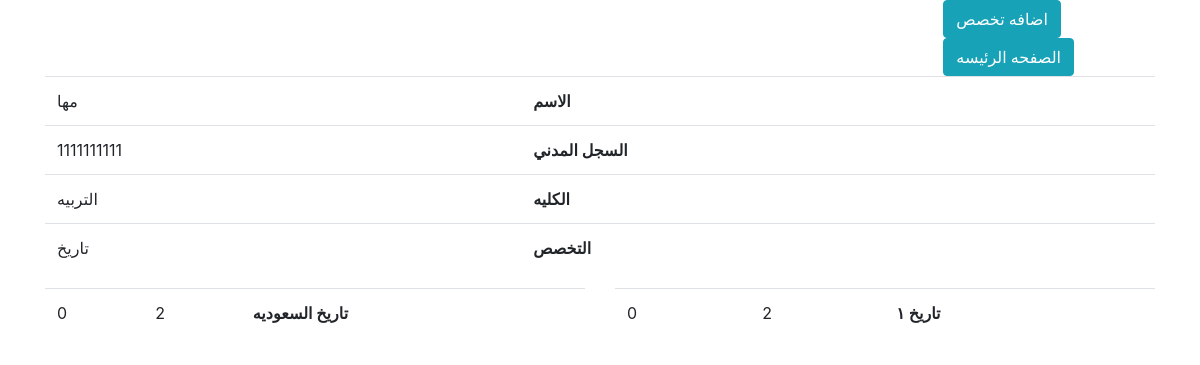
The app's page /page/query/query.php?id=1111111111 with its own data.
### tables this page shows
CREATE TABLE `student` (
  `id_gov` varchar(30) NOT NULL,
  `name` varchar(300) NOT NULL,
  `id_col` int(11) NOT NULL,
  `id_maj` int(11) NOT NULL,
  `start` varchar(150) NOT NULL,
  `end` varchar(150) NOT NULL,
  `create_at` timestamp NOT NULL DEFAULT CURRENT_TIMESTAMP ON UPDATE CURRENT_TIMESTAMP,
  `update_at` timestamp NOT NULL DEFAULT '0000-00-00 00:00:00'
);

CREATE TABLE `college` (
  `id_col` int(11) NOT NULL,
  `name_col` varchar(150) NOT NULL,
  `create_at` timestamp NOT NULL DEFAULT CURRENT_TIMESTAMP ON UPDATE CURRENT_TIMESTAMP,
  `updated` timestamp NOT NULL DEFAULT '0000-00-00 00:00:00'
);

CREATE TABLE `majer` (
  `id_m` int(11) NOT NULL,
  `id_col` int(11) NOT NULL,
  `majer_name` varchar(200) NOT NULL,
  `create_at` timestamp NOT NULL DEFAULT CURRENT_TIMESTAMP ON UPDATE CURRENT_TIMESTAMP,
  `update_at` timestamp NOT NULL DEFAULT '0000-00-00 00:00:00'
);

CREATE TABLE `subject` (
  `id_sub` int(11) NOT NULL,
  `id_maj` int(11) NOT NULL,
  `id_trm` int(11) NOT NULL,
  `hours` int(11) NOT NULL,
  `sub_name` varchar(300) NOT NULL,
  `create_at` timestamp NOT NULL DEFAULT CURRENT_TIMESTAMP ON UPDATE CURRENT_TIMESTAMP,
  `update_at` timestamp NOT NULL DEFAULT '0000-00-00 00:00:00'
);

CREATE TABLE `mark` (
  `id_da` int(11) NOT NULL,
  `id_gov` int(11) NOT NULL,
  `id_sub` int(11) NOT NULL,
  `mak` int(11) NOT NULL,
  `create_at` timestamp NOT NULL DEFAULT CURRENT_TIMESTAMP ON UPDATE CURRENT_TIMESTAMP,
  `update_at` timestamp NOT NULL DEFAULT '0000-00-00 00:00:00'
);

### page/connect/cont.php (called while the page is built, shortened)
<?php
class DB{
    public function __construct($user,$pass,$dbname){
     $this->db=new PDO("mysql:host=localhost;dbname=".$dbname."",$user,$pass,array(PDO::MYSQL_ATTR_INIT_COMMAND => "SET NAMES utf8"));
    }
}

### page/connect/func.php (called while the page is built, shortened)
<?php
require "cont.php";
class opreter extends DB{
    private $pdo;
    public function __construct(){
     $this->pdo=$this->db;
    }
     public function getallsTeram(){
        $sql=$this->pdo->prepare("SELECT * FROM term ");
        $sql->execute();
        return $sql;
    }
    public function getTranscript($id_gov,$id_trm){
        $sql=$this->pdo->prepare("SELECT * FROM student JOIN mark ON student.id_gov=mark.id_gov
                JOIN college ON student.id_col=college.id_col
                JOIN majer ON college.id_col=majer.id_col
                 JOIN subject ON mark.id_sub=subject.id_sub
                 JOIN date_term ON mark.id_da =date_term.id_det
                 JOIN term ON date_term.id_ter=term.id_trm
                 WHERE student.id_gov=? AND majer.id_m=student.id_maj AND subject.id_trm=?;
            ");
        $sql->execute(array($id_gov,$id_trm));
        return $sql;
    }
    public function getInfo($id_gov){
        $sql=$this->pdo->prepare("SELECT * FROM student
                JOIN college ON student.id_col=college.id_col
                JOIN majer ON college.id_col=majer.id_col
                 WHERE student.id_gov=? AND majer.id_m=student.id_maj
            ");
        $sql->execute(array($id_gov));
        return $sql;
    }
}

### page/query/query.php (the view, shortened to what this page needs)
<?php
require "../connect/func.php";
$db=new opreter();
$trm=$db->getallsTeram();
$id_student=$_GET['id'];
$infotrn=$db->getInfo($id_student);
$name='';
$id_gv='';
$colle='';
$majr='';
foreach ($infotrn as $key ) {
  $name=$key['name'];
  $id_gv=$key['id_gov'];
  $colle=$key['name_col'];
  $majr=$key['majer_name'];
}
?>
<!DOCTYPE html>
<html dir="rtl">
<head>
	<link rel="stylesheet" type="text/css" href="../../css/bootstrap.css">
	<link rel="stylesheet" href="https://cdn.rtlcss.com/bootstrap/v4.2.1/css/bootstrap.min.css">
	<link rel="stylesheet" type="text/css" id="style" href="../../css/style.css">
	<link rel="stylesheet" href="https://use.fontawesome.com/releases/v5.7.2/css/all.css">
</head>
<body>
<header>
	<div class="col-8 offset-2">
		<div class="col-4">
			<a href="#" class="btn btn-info " data-toggle="modal" data-target="#exampleModal" data-whatever="@fat">اضافه تخصص </a>
			<a href="index.php" class="btn btn-info ">الصفحه الرئيسه </a>
		</div>
	</div>
</header>
<section>
  <div class="container">
    <div class="row">
      <div class="col-12">
      <table class="table">
        <tr>
          <th>الاسم </th>
          <td><?php echo $name;?></td>
        </tr>
         <tr>
          <th>السجل المدني  </th>
          <td><?php echo $id_gv;?></td>
        </tr>
         <tr>
          <th>الكليه  </th>
          <td><?php echo $colle;?></td>
        </tr>
         <tr>
          <th>التخصص </th>
          <td><?php echo $majr;?></td>
        </tr>
      </table>
    </div>
    <?php
    foreach($trm as $val){
      $sql=$db->getTranscript($id_student,$val['id_trm']);
     foreach ($sql as $key ) {
       echo '
      <div class="col-6">
      <table class="table">
        <tr>
        <th>'.$key['sub_name'].'</th>
        <td>'.$key['mak'].'</td>
        <td>'.$key['hours'].'</td>
        </tr>
      </table>
      </div>
      ';
     }
    }
    ?>
    </div>
  </div>
</section>
</body>
</html>

### css/style.css (style rules this page uses)
.btn-info { font-family: 'Noto Sans','Cairo', sans-serif; transition: 1s all; }

### records on screen
student: name "مها", id_gov "1111111111", id_col.name_col "التربيه", id_maj.majer_name "تاريخ", subject.sub_name "تاريخ ١", mark.mak "2", subject.hours "0", subject.sub_name "تاريخ السعوديه"
